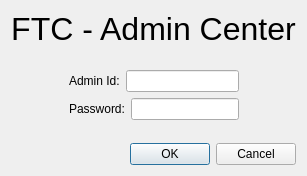
<?xml version="1.0" encoding="UTF-8"?>
<ui version="4.0">
 <class>LoginDialog</class>
 <widget class="QDialog" name="LoginDialog">
  <property name="geometry">
   <rect>
    <x>0</x>
    <y>0</y>
    <width>298</width>
    <height>176</height>
   </rect>
  </property>
  <property name="windowTitle">
   <string>Dialog</string>
  </property>
  <layout class="QVBoxLayout" name="verticalLayout_3">
   <item>
    <widget class="QLabel" name="label">
     <property name="text">
      <string>&lt;html&gt;&lt;head/&gt;&lt;body&gt;&lt;p&gt;&lt;span style=&quot; font-size:24pt;&quot;&gt;FTC - Admin Center&lt;/span&gt;&lt;/p&gt;&lt;/body&gt;&lt;/html&gt;</string>
     </property>
     <property name="alignment">
      <set>Qt::AlignCenter</set>
     </property>
    </widget>
   </item>
   <item>
    <layout class="QHBoxLayout" name="horizontalLayout_3">
     <item>
      <spacer name="horizontalSpacer">
       <property name="orientation">
        <enum>Qt::Horizontal</enum>
       </property>
       <property name="sizeHint" stdset="0">
        <size>
         <width>40</width>
         <height>20</height>
        </size>
       </property>
      </spacer>
     </item>
     <item>
      <layout class="QVBoxLayout" name="verticalLayout_2">
       <item>
        <spacer name="verticalSpacer">
         <property name="orientation">
          <enum>Qt::Vertical</enum>
         </property>
         <property name="sizeHint" stdset="0">
          <size>
           <width>20</width>
           <height>40</height>
          </size>
         </property>
        </spacer>
       </item>
       <item>
        <layout class="QVBoxLayout" name="verticalLayout">
         <item>
          <layout class="QHBoxLayout" name="horizontalLayout">
           <item>
            <widget class="QLabel" name="label_2">
             <property name="text">
              <string>Admin Id:</string>
             </property>
            </widget>
           </item>
           <item>
            <widget class="QLineEdit" name="adminid_lineEdit"/>
           </item>
          </layout>
         </item>
         <item>
          <layout class="QHBoxLayout" name="horizontalLayout_2">
           <item>
            <widget class="QLabel" name="label_3">
             <property name="text">
              <string>Password:</string>
             </property>
            </widget>
           </item>
           <item>
            <widget class="QLineEdit" name="password_lineEdit">
             <property name="echoMode">
              <enum>QLineEdit::Password</enum>
             </property>
            </widget>
           </item>
          </layout>
         </item>
        </layout>
       </item>
       <item>
        <spacer name="verticalSpacer_2">
         <property name="orientation">
          <enum>Qt::Vertical</enum>
         </property>
         <property name="sizeHint" stdset="0">
          <size>
           <width>20</width>
           <height>40</height>
          </size>
         </property>
        </spacer>
       </item>
      </layout>
     </item>
     <item>
      <spacer name="horizontalSpacer_2">
       <property name="orientation">
        <enum>Qt::Horizontal</enum>
       </property>
       <property name="sizeHint" stdset="0">
        <size>
         <width>40</width>
         <height>20</height>
        </size>
       </property>
      </spacer>
     </item>
    </layout>
   </item>
   <item>
    <widget class="QDialogButtonBox" name="buttonBox">
     <property name="orientation">
      <enum>Qt::Horizontal</enum>
     </property>
     <property name="standardButtons">
      <set>QDialogButtonBox::Cancel|QDialogButtonBox::Ok</set>
     </property>
    </widget>
   </item>
  </layout>
 </widget>
 <resources/>
 <connections>
  <connection>
   <sender>buttonBox</sender>
   <signal>accepted()</signal>
   <receiver>LoginDialog</receiver>
   <slot>accept()</slot>
   <hints>
    <hint type="sourcelabel">
     <x>248</x>
     <y>254</y>
    </hint>
    <hint type="destinationlabel">
     <x>157</x>
     <y>274</y>
    </hint>
   </hints>
  </connection>
  <connection>
   <sender>buttonBox</sender>
   <signal>rejected()</signal>
   <receiver>LoginDialog</receiver>
   <slot>reject()</slot>
   <hints>
    <hint type="sourcelabel">
     <x>316</x>
     <y>260</y>
    </hint>
    <hint type="destinationlabel">
     <x>286</x>
     <y>274</y>
    </hint>
   </hints>
  </connection>
 </connections>
</ui>
